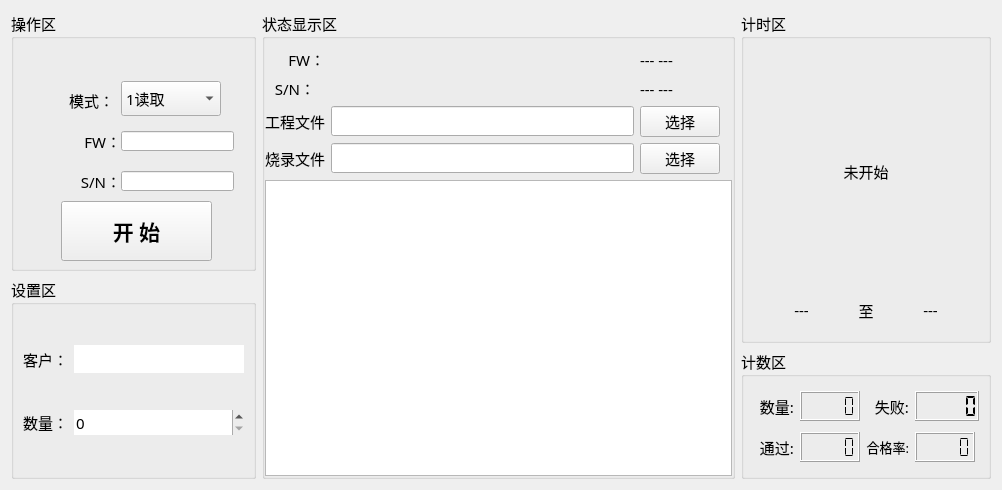
<?xml version="1.0" encoding="UTF-8"?>
<ui version="4.0">
 <class>Home_WorkWid</class>
 <widget class="QWidget" name="Home_WorkWid">
  <property name="geometry">
   <rect>
    <x>0</x>
    <y>0</y>
    <width>1002</width>
    <height>490</height>
   </rect>
  </property>
  <property name="windowTitle">
   <string>Form</string>
  </property>
  <layout class="QGridLayout" name="gridLayout_2">
   <item row="2" column="2">
    <widget class="QGroupBox" name="groupBox_3">
     <property name="minimumSize">
      <size>
       <width>0</width>
       <height>130</height>
      </size>
     </property>
     <property name="maximumSize">
      <size>
       <width>250</width>
       <height>220</height>
      </size>
     </property>
     <property name="font">
      <font>
       <family>微软雅黑</family>
       <pointsize>11</pointsize>
      </font>
     </property>
     <property name="title">
      <string>计数区</string>
     </property>
     <layout class="QGridLayout" name="gridLayout_4">
      <item row="0" column="0">
       <widget class="QLabel" name="label_27">
        <property name="maximumSize">
         <size>
          <width>45</width>
          <height>30</height>
         </size>
        </property>
        <property name="text">
         <string>数量:</string>
        </property>
        <property name="alignment">
         <set>Qt::AlignRight|Qt::AlignTrailing|Qt::AlignVCenter</set>
        </property>
       </widget>
      </item>
      <item row="0" column="1">
       <widget class="QLCDNumber" name="allLcd">
        <property name="maximumSize">
         <size>
          <width>60</width>
          <height>30</height>
         </size>
        </property>
        <property name="digitCount">
         <number>5</number>
        </property>
        <property name="segmentStyle">
         <enum>QLCDNumber::Flat</enum>
        </property>
       </widget>
      </item>
      <item row="0" column="2">
       <widget class="QLabel" name="label_28">
        <property name="maximumSize">
         <size>
          <width>45</width>
          <height>30</height>
         </size>
        </property>
        <property name="text">
         <string>失败:</string>
        </property>
        <property name="alignment">
         <set>Qt::AlignRight|Qt::AlignTrailing|Qt::AlignVCenter</set>
        </property>
       </widget>
      </item>
      <item row="0" column="3">
       <widget class="QLCDNumber" name="errLcd">
        <property name="maximumSize">
         <size>
          <width>70</width>
          <height>35</height>
         </size>
        </property>
        <property name="digitCount">
         <number>5</number>
        </property>
        <property name="segmentStyle">
         <enum>QLCDNumber::Flat</enum>
        </property>
        <property name="value" stdset="0">
         <double>0.000000000000000</double>
        </property>
        <property name="intValue" stdset="0">
         <number>0</number>
        </property>
       </widget>
      </item>
      <item row="1" column="0">
       <widget class="QLabel" name="label_29">
        <property name="maximumSize">
         <size>
          <width>45</width>
          <height>30</height>
         </size>
        </property>
        <property name="text">
         <string>通过:</string>
        </property>
        <property name="alignment">
         <set>Qt::AlignRight|Qt::AlignTrailing|Qt::AlignVCenter</set>
        </property>
       </widget>
      </item>
      <item row="1" column="1">
       <widget class="QLCDNumber" name="okLcd">
        <property name="maximumSize">
         <size>
          <width>60</width>
          <height>30</height>
         </size>
        </property>
        <property name="digitCount">
         <number>5</number>
        </property>
        <property name="segmentStyle">
         <enum>QLCDNumber::Flat</enum>
        </property>
        <property name="intValue" stdset="0">
         <number>0</number>
        </property>
       </widget>
      </item>
      <item row="1" column="2">
       <widget class="QLabel" name="label_30">
        <property name="maximumSize">
         <size>
          <width>60</width>
          <height>30</height>
         </size>
        </property>
        <property name="font">
         <font>
          <family>微软雅黑</family>
          <pointsize>10</pointsize>
         </font>
        </property>
        <property name="text">
         <string>合格率:</string>
        </property>
        <property name="alignment">
         <set>Qt::AlignRight|Qt::AlignTrailing|Qt::AlignVCenter</set>
        </property>
       </widget>
      </item>
      <item row="1" column="3">
       <widget class="QLCDNumber" name="passLcd">
        <property name="maximumSize">
         <size>
          <width>60</width>
          <height>30</height>
         </size>
        </property>
        <property name="digitCount">
         <number>5</number>
        </property>
        <property name="segmentStyle">
         <enum>QLCDNumber::Flat</enum>
        </property>
       </widget>
      </item>
     </layout>
    </widget>
   </item>
   <item row="0" column="0">
    <widget class="QGroupBox" name="groupBox_4">
     <property name="minimumSize">
      <size>
       <width>0</width>
       <height>260</height>
      </size>
     </property>
     <property name="font">
      <font>
       <family>微软雅黑</family>
       <pointsize>11</pointsize>
      </font>
     </property>
     <property name="title">
      <string>操作区</string>
     </property>
     <widget class="QPushButton" name="startBtn">
      <property name="geometry">
       <rect>
        <x>50</x>
        <y>190</y>
        <width>151</width>
        <height>60</height>
       </rect>
      </property>
      <property name="minimumSize">
       <size>
        <width>120</width>
        <height>0</height>
       </size>
      </property>
      <property name="maximumSize">
       <size>
        <width>200</width>
        <height>60</height>
       </size>
      </property>
      <property name="font">
       <font>
        <family>微软雅黑</family>
        <pointsize>16</pointsize>
        <weight>75</weight>
        <bold>true</bold>
       </font>
      </property>
      <property name="text">
       <string>开 始</string>
      </property>
     </widget>
     <widget class="QLabel" name="label_10">
      <property name="geometry">
       <rect>
        <x>48</x>
        <y>72</y>
        <width>55</width>
        <height>35</height>
       </rect>
      </property>
      <property name="minimumSize">
       <size>
        <width>55</width>
        <height>35</height>
       </size>
      </property>
      <property name="maximumSize">
       <size>
        <width>70</width>
        <height>35</height>
       </size>
      </property>
      <property name="font">
       <font>
        <family>微软雅黑</family>
        <pointsize>11</pointsize>
       </font>
      </property>
      <property name="text">
       <string>模式：</string>
      </property>
      <property name="alignment">
       <set>Qt::AlignRight|Qt::AlignTrailing|Qt::AlignVCenter</set>
      </property>
     </widget>
     <widget class="QComboBox" name="modeBox">
      <property name="geometry">
       <rect>
        <x>110</x>
        <y>70</y>
        <width>100</width>
        <height>35</height>
       </rect>
      </property>
      <property name="minimumSize">
       <size>
        <width>100</width>
        <height>0</height>
       </size>
      </property>
      <property name="font">
       <font>
        <family>微软雅黑</family>
        <pointsize>11</pointsize>
       </font>
      </property>
      <property name="contextMenuPolicy">
       <enum>Qt::NoContextMenu</enum>
      </property>
      <item>
       <property name="text">
        <string>1读取</string>
       </property>
      </item>
      <item>
       <property name="text">
        <string>烧录</string>
       </property>
      </item>
      <item>
       <property name="text">
        <string>2读取</string>
       </property>
      </item>
     </widget>
     <widget class="QLineEdit" name="firstSNEdit">
      <property name="geometry">
       <rect>
        <x>110</x>
        <y>160</y>
        <width>113</width>
        <height>20</height>
       </rect>
      </property>
     </widget>
     <widget class="QLabel" name="label_15">
      <property name="geometry">
       <rect>
        <x>60</x>
        <y>160</y>
        <width>50</width>
        <height>20</height>
       </rect>
      </property>
      <property name="maximumSize">
       <size>
        <width>50</width>
        <height>16777215</height>
       </size>
      </property>
      <property name="text">
       <string>S/N：</string>
      </property>
      <property name="alignment">
       <set>Qt::AlignRight|Qt::AlignTrailing|Qt::AlignVCenter</set>
      </property>
     </widget>
     <widget class="QLabel" name="label_12">
      <property name="geometry">
       <rect>
        <x>60</x>
        <y>120</y>
        <width>50</width>
        <height>20</height>
       </rect>
      </property>
      <property name="maximumSize">
       <size>
        <width>60</width>
        <height>16777215</height>
       </size>
      </property>
      <property name="text">
       <string>FW：</string>
      </property>
      <property name="alignment">
       <set>Qt::AlignRight|Qt::AlignTrailing|Qt::AlignVCenter</set>
      </property>
     </widget>
     <widget class="QLineEdit" name="firstVerEdit">
      <property name="geometry">
       <rect>
        <x>110</x>
        <y>120</y>
        <width>113</width>
        <height>20</height>
       </rect>
      </property>
     </widget>
    </widget>
   </item>
   <item row="1" column="0" rowspan="2">
    <widget class="QGroupBox" name="groupBox_2">
     <property name="minimumSize">
      <size>
       <width>245</width>
       <height>0</height>
      </size>
     </property>
     <property name="maximumSize">
      <size>
       <width>245</width>
       <height>245</height>
      </size>
     </property>
     <property name="font">
      <font>
       <family>微软雅黑</family>
       <pointsize>11</pointsize>
      </font>
     </property>
     <property name="title">
      <string>设置区</string>
     </property>
     <layout class="QGridLayout" name="gridLayout_3">
      <item row="1" column="1">
       <widget class="QSpinBox" name="cntSpin">
        <property name="minimumSize">
         <size>
          <width>110</width>
          <height>0</height>
         </size>
        </property>
        <property name="focusPolicy">
         <enum>Qt::WheelFocus</enum>
        </property>
        <property name="frame">
         <bool>false</bool>
        </property>
        <property name="correctionMode">
         <enum>QAbstractSpinBox::CorrectToPreviousValue</enum>
        </property>
        <property name="maximum">
         <number>9999</number>
        </property>
        <property name="singleStep">
         <number>100</number>
        </property>
        <property name="stepType">
         <enum>QAbstractSpinBox::DefaultStepType</enum>
        </property>
       </widget>
      </item>
      <item row="0" column="1">
       <widget class="QLineEdit" name="userEdit">
        <property name="frame">
         <bool>false</bool>
        </property>
        <property name="cursorMoveStyle">
         <enum>Qt::LogicalMoveStyle</enum>
        </property>
        <property name="clearButtonEnabled">
         <bool>false</bool>
        </property>
       </widget>
      </item>
      <item row="1" column="0">
       <widget class="QLabel" name="label_38">
        <property name="minimumSize">
         <size>
          <width>45</width>
          <height>20</height>
         </size>
        </property>
        <property name="maximumSize">
         <size>
          <width>100</width>
          <height>30</height>
         </size>
        </property>
        <property name="layoutDirection">
         <enum>Qt::RightToLeft</enum>
        </property>
        <property name="text">
         <string>数量：</string>
        </property>
        <property name="alignment">
         <set>Qt::AlignRight|Qt::AlignTrailing|Qt::AlignVCenter</set>
        </property>
       </widget>
      </item>
      <item row="0" column="0">
       <widget class="QLabel" name="label_35">
        <property name="minimumSize">
         <size>
          <width>0</width>
          <height>20</height>
         </size>
        </property>
        <property name="maximumSize">
         <size>
          <width>80</width>
          <height>30</height>
         </size>
        </property>
        <property name="text">
         <string>客户：</string>
        </property>
        <property name="alignment">
         <set>Qt::AlignRight|Qt::AlignTrailing|Qt::AlignVCenter</set>
        </property>
       </widget>
      </item>
     </layout>
    </widget>
   </item>
   <item row="0" column="2" rowspan="2">
    <widget class="QGroupBox" name="groupBox_1">
     <property name="minimumSize">
      <size>
       <width>250</width>
       <height>150</height>
      </size>
     </property>
     <property name="maximumSize">
      <size>
       <width>260</width>
       <height>350</height>
      </size>
     </property>
     <property name="font">
      <font>
       <family>微软雅黑</family>
       <pointsize>11</pointsize>
      </font>
     </property>
     <property name="title">
      <string>计时区</string>
     </property>
     <layout class="QGridLayout" name="gridLayout">
      <property name="bottomMargin">
       <number>20</number>
      </property>
      <item row="0" column="0" colspan="3">
       <widget class="QLabel" name="timeLab">
        <property name="text">
         <string>未开始</string>
        </property>
        <property name="alignment">
         <set>Qt::AlignCenter</set>
        </property>
       </widget>
      </item>
      <item row="1" column="0">
       <widget class="QLabel" name="startLab">
        <property name="maximumSize">
         <size>
          <width>16777215</width>
          <height>20</height>
         </size>
        </property>
        <property name="text">
         <string>---</string>
        </property>
        <property name="alignment">
         <set>Qt::AlignCenter</set>
        </property>
       </widget>
      </item>
      <item row="1" column="1">
       <widget class="QLabel" name="label_3">
        <property name="maximumSize">
         <size>
          <width>20</width>
          <height>20</height>
         </size>
        </property>
        <property name="text">
         <string>至</string>
        </property>
        <property name="alignment">
         <set>Qt::AlignCenter</set>
        </property>
       </widget>
      </item>
      <item row="1" column="2">
       <widget class="QLabel" name="endLab">
        <property name="maximumSize">
         <size>
          <width>16777215</width>
          <height>20</height>
         </size>
        </property>
        <property name="text">
         <string>---</string>
        </property>
        <property name="alignment">
         <set>Qt::AlignCenter</set>
        </property>
       </widget>
      </item>
     </layout>
    </widget>
   </item>
   <item row="0" column="1" rowspan="3">
    <widget class="QGroupBox" name="groupBox_6">
     <property name="font">
      <font>
       <family>微软雅黑</family>
       <pointsize>11</pointsize>
      </font>
     </property>
     <property name="title">
      <string>状态显示区</string>
     </property>
     <layout class="QGridLayout" name="gridLayout_5">
      <property name="leftMargin">
       <number>0</number>
      </property>
      <property name="rightMargin">
       <number>0</number>
      </property>
      <property name="bottomMargin">
       <number>0</number>
      </property>
      <item row="1" column="0">
       <widget class="QLabel" name="label_13">
        <property name="maximumSize">
         <size>
          <width>50</width>
          <height>16777215</height>
         </size>
        </property>
        <property name="text">
         <string>S/N：</string>
        </property>
        <property name="alignment">
         <set>Qt::AlignRight|Qt::AlignTrailing|Qt::AlignVCenter</set>
        </property>
       </widget>
      </item>
      <item row="4" column="0" colspan="5">
       <widget class="QTextEdit" name="textEdit">
        <property name="enabled">
         <bool>true</bool>
        </property>
        <property name="readOnly">
         <bool>true</bool>
        </property>
       </widget>
      </item>
      <item row="2" column="0">
       <widget class="QLabel" name="label">
        <property name="text">
         <string>工程文件</string>
        </property>
       </widget>
      </item>
      <item row="0" column="0">
       <widget class="QLabel" name="label_11">
        <property name="maximumSize">
         <size>
          <width>60</width>
          <height>16777215</height>
         </size>
        </property>
        <property name="text">
         <string>FW：</string>
        </property>
        <property name="alignment">
         <set>Qt::AlignRight|Qt::AlignTrailing|Qt::AlignVCenter</set>
        </property>
       </widget>
      </item>
      <item row="3" column="0">
       <widget class="QLabel" name="label_2">
        <property name="text">
         <string>烧录文件</string>
        </property>
       </widget>
      </item>
      <item row="1" column="2" colspan="3">
       <widget class="QLabel" name="snLab">
        <property name="text">
         <string>--- ---</string>
        </property>
       </widget>
      </item>
      <item row="0" column="2">
       <widget class="QLabel" name="fwLab">
        <property name="maximumSize">
         <size>
          <width>110</width>
          <height>16777215</height>
         </size>
        </property>
        <property name="text">
         <string>--- ---</string>
        </property>
       </widget>
      </item>
      <item row="3" column="1">
       <widget class="QLineEdit" name="fileSrcEdit"/>
      </item>
      <item row="2" column="1">
       <widget class="QLineEdit" name="projectSrcEdit"/>
      </item>
      <item row="2" column="2">
       <widget class="QPushButton" name="proBtn">
        <property name="text">
         <string>选择</string>
        </property>
       </widget>
      </item>
      <item row="3" column="2">
       <widget class="QPushButton" name="srcBtn">
        <property name="text">
         <string>选择</string>
        </property>
       </widget>
      </item>
     </layout>
    </widget>
   </item>
  </layout>
 </widget>
 <resources/>
 <connections/>
</ui>
